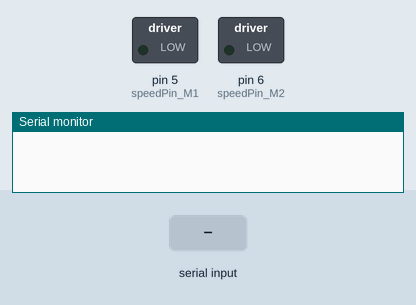
This sketch was run on a simulated Arduino Uno, built with avr-gcc and run on an emulated ATmega328P. Shown: switched loads named in the sketch (green lamp = pin HIGH), the last lines printed to the serial monitor. Inputs (shaded band) come from the test bench.

Above: at 1.2 s.
1.3 s: byte 30 received over Serial
At 2.5 s:
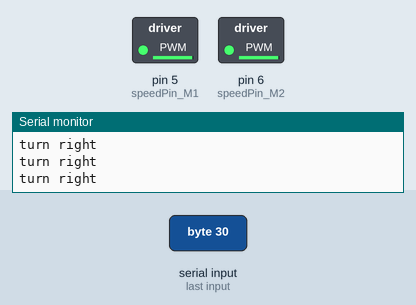
2.8 s: byte 90 received over Serial
At 4.3 s:
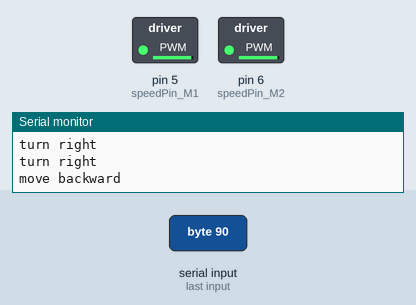
Timing chart, 0 to 5.8 s (numbered marks = the images above; inputs shaded):
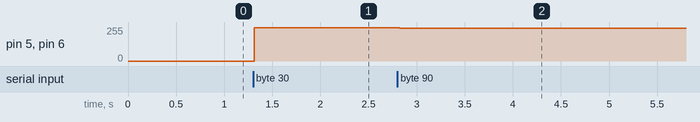

The sketch:

3b_BLE_Tank.01.ino
```cpp
/*
BLE_TANK_CODE
Edited: FBH
Date: 2019-07-18
Code base uses my previous for the RoMeo BLE board
where I used educs8.tv example for using HC-05 modules; so, here I remove
HC-05 from tank and use embedded BLE of the RoMeo BLE - remove Software.Serial
and change baud rate to 115200.
Single joystick control.
*/

                                                                    // include libraries
#include <Servo.h>

                                                                    // assign motor pins and direction pins
int speedPin_M1 = 5;                                                // M1 Speed Control
int speedPin_M2 = 6;                                                // M2 Speed Control
int directionPin_M1 = 4;                                            // M1 Direction Control
int directionPin_M2 = 7;                                            // M2 Direction Control

int joystickX, joystickY;                                           // create joystick variables

void setup() {                                                      // the setup function runs once
  Serial.begin(115200);                                             // initiate serial communication speed
}

void loop() {                                                       // the main loop
  if (Serial.available()) {                                         // check for a bluetooth connection

    while (Serial.available() >= 2) {                               // be sure serial buffer has enough data
      joystickX = Serial.read();                                    // read joystick x value
      delay (10);
      joystickY = Serial.read();                                    // read joystick y value
    }
    delay (10);

    if (joystickY > 196) {                                          // if joystick y > 196 then turn left at speed 250
      Serial.println("turn left");
      carTurnLeft(250, 250);
    }
    else if (joystickY < 64) {                                      // if joystick y < 64 then turn right at speed 250
      Serial.println("turn right");
      carTurnRight(250, 250);
    }
    else if (joystickX > 196) {                                     // if joystick x > 196 then go forward at speed 500
      Serial.println("move forward");
      carAdvance(500, 500);
    }
    else if (joystickX < 64) {                                      // if joystick x <64 then go backward at speed 500
      Serial.println("move backward");
      carBack(500, 500);
    }
    else {
      carStop();                                                    // or else stop
    }
  }
}

                                                                    // tank movement functions

void carStop() {                                                    // motor Stop
  digitalWrite(speedPin_M2, 0);
  digitalWrite(directionPin_M1, LOW);
  digitalWrite(speedPin_M1, 0);
  digitalWrite(directionPin_M2, LOW);
}

void carTurnLeft(int leftSpeed, int rightSpeed) {                   // turn Left
  analogWrite (speedPin_M2, leftSpeed);                             // typical PWM Speed Control
  digitalWrite(directionPin_M1, HIGH);
  analogWrite (speedPin_M1, rightSpeed);
  digitalWrite(directionPin_M2, LOW);
}

void carTurnRight(int leftSpeed, int rightSpeed) {                  // turn Right
  analogWrite (speedPin_M2, leftSpeed);
  digitalWrite(directionPin_M1, LOW);
  analogWrite (speedPin_M1, rightSpeed);
  digitalWrite(directionPin_M2, HIGH);
}

void carBack(int leftSpeed, int rightSpeed) {                       // move backward
  analogWrite (speedPin_M2, leftSpeed);
  digitalWrite(directionPin_M1, LOW);
  analogWrite (speedPin_M1, rightSpeed);
  digitalWrite(directionPin_M2, LOW);
}
void carAdvance(int leftSpeed, int rightSpeed) {                    // move forward
  analogWrite (speedPin_M2, leftSpeed);
  digitalWrite(directionPin_M1, HIGH);
  analogWrite (speedPin_M1, rightSpeed);
  digitalWrite(directionPin_M2, HIGH);
}
```

Measured:
- after the input at 1.3 s, pin 5 (speedPin_M1), pin 6 (speedPin_M2): 0/255 → 250/255 at once
- after the input at 2.8 s, pin 5 (speedPin_M1), pin 6 (speedPin_M2): 250/255 → 244/255 at once
